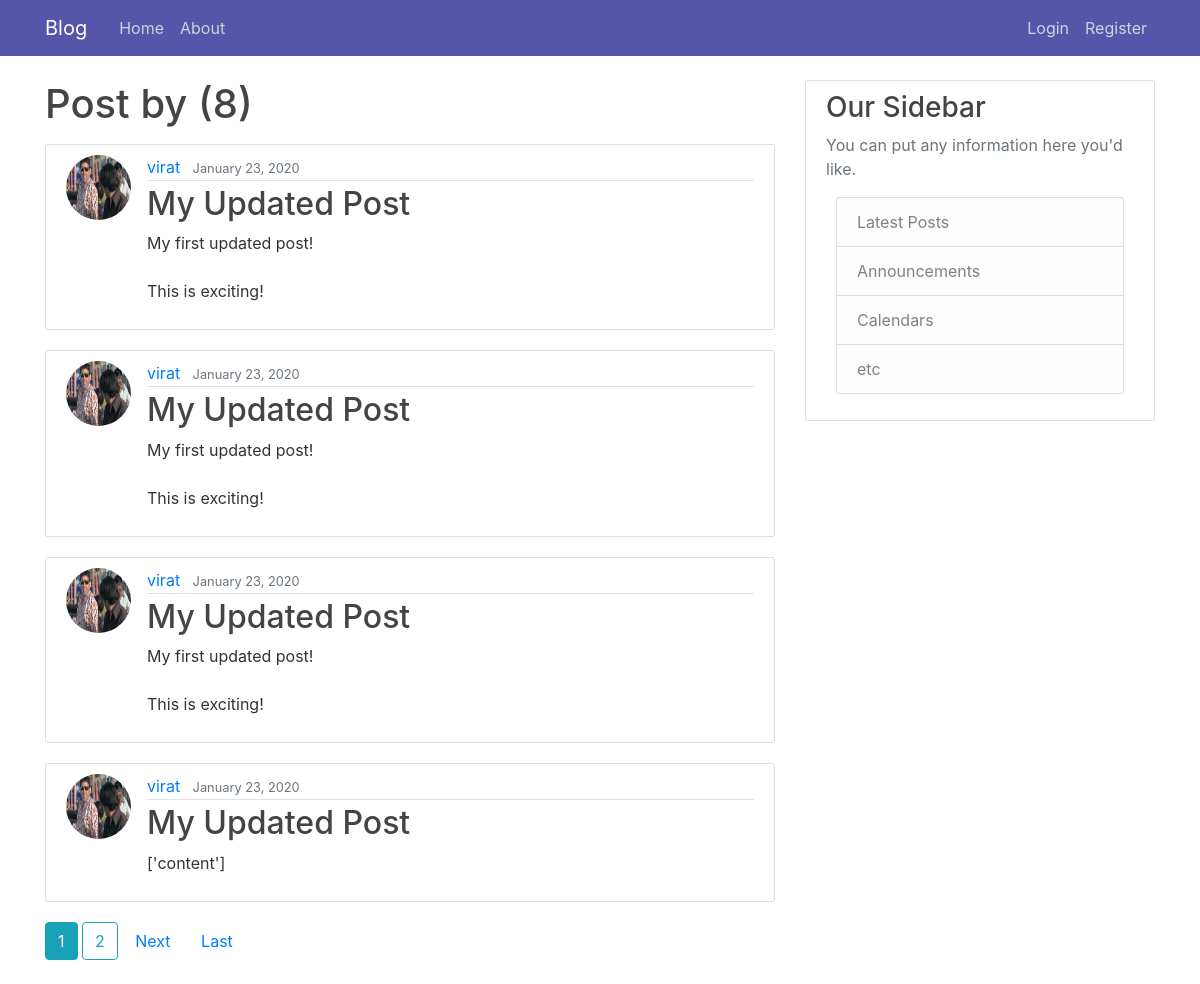
Page /user/virat on the committed database.
### blog/models.py (models this page shows, shortened)
class Post (models.Model):
	title = models.CharField(max_length=100)
	content = models.TextField()
	date_posted = models.DateTimeField(default =timezone.now)#(auto_now_add=True)
	author = models.ForeignKey(User, on_delete= models.CASCADE)

### users/models.py (models this page shows, shortened)
class Profile(models.Model):
	user = models.OneToOneField(User, on_delete=models.CASCADE)
	image = models.ImageField(default='/media/default.jpg', upload_to='profile_pics')

### blog/views.py (the view)
# urls.py: path('user/<str:username>', UserPostListView.as_view(), name='user-posts'),
class UserPostListView(ListView):
	model = Post
	template_name = 'blog/user_posts.html' #<app>/<model>_<viewtype>.html
	context_object_name = 'posts'
	paginate_by = 4
	def get_queryset(self):
		user = get_object_or_404(User, username=self.kwargs.get('username'))
		return Post.objects.filter(author=user).order_by('-date_posted')

### blog/templates/blog/user_posts.html (shortened to what this page needs)
{% extends "blog/base.html" %}
{% block content %}
	<h1 class="mb-3">Post by {{ views.kwargs.username }} ({{ page_obj.paginator.count }})</h1>
	{% for post in posts %}
		<article class="media content-section">
			<img class="rounded-circle article-img" src="{{ post.author.profile.image.url }}">
		  <div class="media-body">
		    <div class="article-metadata">
		      <a class="mr-2" href="{% url 'user-posts' post.author.username %}">{{ post.author }}</a>
		      <small class="text-muted">{{ post.date_posted|date:"F d, Y" }}</small>
		    </div>
		    <h2><a class="article-title" href="{% url 'post-detail' post.id %}">{{ post.title }}</a></h2>
		    <p class="article-content">{{ post.content }}</p>
		  </div>
		</article>
	{% endfor %}
	{% if is_paginated %}
		{% for num in page_obj.paginator.page_range %}
			{% if page_obj.number == num %}
				<a class=" btn btn-info mb-4" href="?page={{ num }}">{{ num }}</a>
			{% elif num > page_obj.number|add:'-3' and num < page_obj.number|add:'3' %}
				<a class=" btn btn-outline-info mb-4" href="?page={{ num }}">{{ num }}</a>
			{% endif %}
		{% endfor %}
		{% if page_obj.has_next %}
			<a class= "btn btn-outlineinfo mb-4" href="?page={{ page_obj.next_page_number }}">Next</a>
			<a class= "btn btn-outlineinfo mb-4" href="?page={{ page_obj.paginator.num_pages }}">Last</a>
		{% endif %}
	{% endif%}
{% endblock content %}

### blog/static/blog/main.css (style rules this page uses)
body { background: #ffffff; color: #333333; margin-top: 5rem; opacity: 1; }
h1, h2, h3, h4, h5, h6 { color: #444444; }
.content-section { background: #ffffff; padding: 10px 20px; border: 1px solid #dddddd; border-radius: 3px; margin-bottom: 20px; }
.article-title { color: #444444; }
.article-content { white-space: pre-line; }
.article-img { height: 65px; width: 65px; margin-right: 16px; }
.article-metadata { padding-bottom: 1px; margin-bottom: 4px; border-bottom: 1px solid #e3e3e3 }

### rows in the picture
Post: author.profile.image (picture), author "virat", date_posted "January 23, 2020", title "My Updated Post", content "My first updated post! This is exciting!"
Post: author.profile.image (picture), author "virat", date_posted "January 23, 2020", title "My Updated Post", content "My first updated post! This is exciting!"
Post: author.profile.image (picture), author "virat", date_posted "January 23, 2020", title "My Updated Post", content "My first updated post! This is exciting!"
Post: author.profile.image (picture), author "virat", date_posted "January 23, 2020", title "My Updated Post", content "['content']"

### other values in the picture
{{ page_obj.paginator.count }} "8"
{{ num }} "1"
{{ num }} "2"
